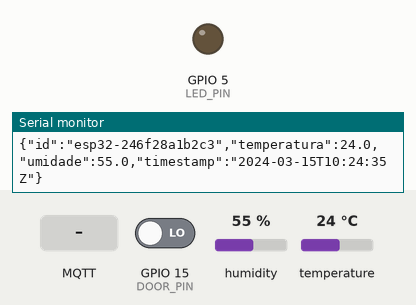
The sketch below on a simulated ESP32. Parts: output pins drawn as LEDs (lit = HIGH), the last lines printed to the serial monitor. The inputs (shaded band) are chosen by the test bench; at power-on: GPIO 15 (DOOR_PIN) LOW, humidity 55 %, temperature 24 °C. WiFi joins after 1.5 s; servers stay silent unless stated; the local clock reads 2024-03-15 10:24:30 at power-on unless the sketch sets it; no MQTT or app messages arrive unless stated.

Above: at 5.8 s.
5.9 s: MQTT message "L" arrives on the first subscribed topic
At 7.0 s:
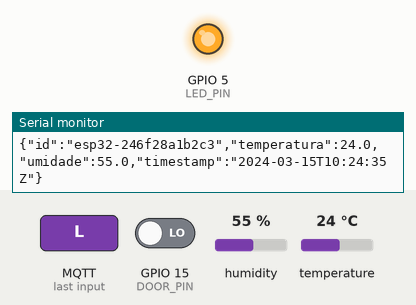
7.4 s: MQTT message "l" arrives on the first subscribed topic
At 8.1 s:
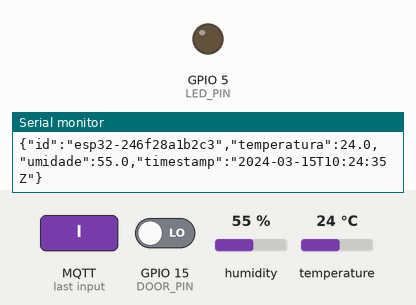
8.9 s: MQTT message "0" arrives on the third subscribed topic
At 21.1 s:
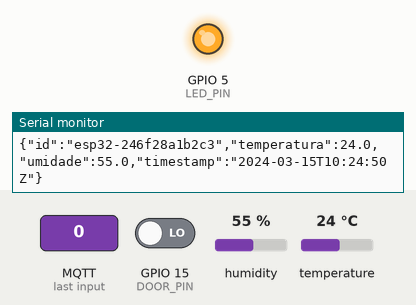
Timing chart, 0 to 22.6 s (numbered marks = the images above; inputs shaded):
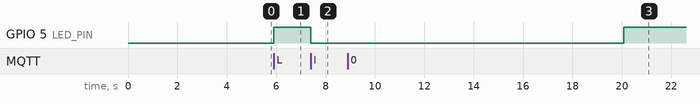

The sketch:

mqtt_esp32_limite_stma_v2.ino
```cpp
#include <WiFi.h>
#include <esp_mac.h>
#include <PubSubClient.h>
#include <DHT.h>
#include <time.h>
#include <math.h>
#include "config.h"

// MVP de bancada. Firmware TLS de produção permanece em mqtt_esp32_stma_tls.
constexpr uint8_t DHT_PIN = 4, LED_PIN = 5, DOOR_PIN = 15;
constexpr float HYSTERESIS = 0.5f;
DHT dht(DHT_PIN, DHT11);
WiFiClient network;
PubSubClient mqtt(network);
String deviceId, baseTopic;
String lastCommand;
bool ledOn = false, automatic = false, above = false, reevaluate = false;
float threshold = 0;
unsigned long lastSample = 0, lastReconnect = 0, lastWifi = 0;
void publishControl();

bool publish(const String& topic, const char* value, bool retained = false) {
  const bool ok = mqtt.publish(topic.c_str(), value, retained);
  if (!ok) Serial.println("Publicacao MQTT nao concluida");
  return ok;
}
void publishLed() {
  const char* text = ledOn ? "O LED está aceso" : "O LED está apagado";
  publish(baseTopic + "/led", text, true);
  if (LEGACY_PAGE_ENABLED) publish(String(MQTT_PREFIX) + "/led", text, true);
}
void setLed(bool on) {
  ledOn = on;
  digitalWrite(LED_PIN, on ? HIGH : LOW);
  publishLed();
}
void publishThreshold() {
  char value[16];
  if (automatic) snprintf(value, sizeof(value), "%.1f", threshold);
  else snprintf(value, sizeof(value), "off");
  publish(baseTopic + "/limite_atual", value, true);
  if (LEGACY_PAGE_ENABLED) publish(String(MQTT_PREFIX) + "/limite_atual", value, true);
}
void callback(char* topic, byte* payload, unsigned int length) {
  if (length == 0 || length >= 96) return;
  char value[96]; memcpy(value, payload, length); value[length] = '\0';
  String command(value); command.trim();
  const String received(topic);
  if (received == baseTopic + "/acionar") {
    // id|validade Unix UTC|tipo|valor. Comandos atrasados não acionam o dispositivo.
    const int a = command.indexOf('|'), b = command.indexOf('|', a + 1), c = command.indexOf('|', b + 1);
    if (a != 36 || b <= a || c <= b) return;
    const String id = command.substring(0, a), type = command.substring(b + 1, c), val = command.substring(c + 1);
    for (int i = 0; i < 36; i++) if (!isxdigit(id[i]) && id[i] != '-') return;
    const time_t utc = time(nullptr); const long expires = command.substring(a + 1, b).toInt();
    if (utc < 1704067200 || expires < utc || expires > utc + 30) return;
    if (id == lastCommand) { publishControl(); return; }
    if (type == "led") {
      if (automatic || (val != "L" && val != "l")) return;
      setLed(val == "L");
    } else if (type == "limite") {
      if (val == "off") { automatic = false; reevaluate = false; }
      else {
        char* end = nullptr; const float number = strtof(val.c_str(), &end);
        if (end == val.c_str() || *end != '\0' || !isfinite(number) || number < 0 || number > 50) return;
        threshold = number; automatic = true; reevaluate = true;
      }
      publishThreshold();
    } else return;
    lastCommand = id; publishControl(); return;
  }
  if (received == baseTopic + "/limite" || (LEGACY_PAGE_ENABLED && received == String(MQTT_PREFIX) + "/limite")) {
    if (command.equalsIgnoreCase("off")) { automatic = false; reevaluate = false; }
    else {
      char* end = nullptr;
      const float number = strtof(command.c_str(), &end);
      if (end == command.c_str() || *end != '\0' || !isfinite(number) || number < 0 || number > 50) return;
      threshold = number; automatic = true; reevaluate = true;
    }
    publishThreshold();
    lastCommand = ""; publishControl();
  } else if (received == baseTopic + "/comando" || (LEGACY_PAGE_ENABLED && received == String(MQTT_PREFIX) + "/publisher")) {
    // Para comando manual persistir, desative o automático primeiro.
    if (automatic) { publishLed(); return; }
    if (command == "L") setLed(true);
    else if (command == "l") setLed(false);
    lastCommand = ""; publishControl();
  }
}
void publishControl() {
  char value[256], limit[16], command[40];
  if (automatic) snprintf(limit, sizeof(limit), "%.1f", threshold); else snprintf(limit, sizeof(limit), "null");
  if (lastCommand.length()) snprintf(command, sizeof(command), "\"%s\"", lastCommand.c_str()); else snprintf(command, sizeof(command), "null");
  snprintf(value, sizeof(value), "{\"id\":\"%s\",\"led\":%s,\"limite\":%s,\"comando_id\":%s}", deviceId.c_str(), ledOn ? "true" : "false", limit, command);
  publish(baseTopic + "/controle", value, false);
}
void applyThreshold(float temperature) {
  if (!automatic) return;
  bool next = above;
  if (reevaluate) { next = temperature >= threshold; reevaluate = false; }
  else if (!above && temperature >= threshold) next = true;
  else if (above && temperature < threshold - HYSTERESIS) next = false;
  above = next;
  if (ledOn != next) setLed(next);
}
void reconnect(unsigned long now) {
  if (now - lastReconnect < 5000) return;
  lastReconnect = now;
  const String status = baseTopic + "/status";
  const String clientId = "stma-v2-" + deviceId;
  if (mqtt.connect(clientId.c_str(), nullptr, nullptr, status.c_str(), 1, true, "offline")) {
    publish(status, "online", true);
    mqtt.subscribe((baseTopic + "/comando").c_str(), 1);
    mqtt.subscribe((baseTopic + "/acionar").c_str(), 1);
    mqtt.subscribe((baseTopic + "/limite").c_str(), 1);
    if (LEGACY_PAGE_ENABLED) {
      mqtt.subscribe((String(MQTT_PREFIX) + "/publisher").c_str(), 1);
      mqtt.subscribe((String(MQTT_PREFIX) + "/limite").c_str(), 1);
    }
    publishLed(); publishThreshold();
    lastSample = now - SAMPLE_MS;
    Serial.println("MQTT conectado");
  }
}
void setup() {
  Serial.begin(115200);
  pinMode(LED_PIN, OUTPUT); digitalWrite(LED_PIN, LOW);
  pinMode(DOOR_PIN, INPUT);
  dht.begin();
  WiFi.mode(WIFI_STA);
  // Lê o MAC de hardware; WiFi.macAddress() pode retornar zeros antes da conexão.
  uint8_t mac[6];
  if (esp_read_mac(mac, ESP_MAC_WIFI_STA) != ESP_OK) {
    Serial.println("Falha ao ler identificador de hardware; reiniciando");
    delay(1000); ESP.restart(); return;
  }
  char identifier[24];
  snprintf(identifier, sizeof(identifier), "esp32-%02x%02x%02x%02x%02x%02x", mac[0], mac[1], mac[2], mac[3], mac[4], mac[5]);
  deviceId = identifier;
  baseTopic = String(MQTT_PREFIX) + "/" + deviceId;
  WiFi.setAutoReconnect(true); WiFi.begin(WIFI_SSID, WIFI_PASSWORD);
  // UTC. Sem relógio sincronizado o JSON omite timestamp; backend usa recebimento.
  configTime(0, 0, "pool.ntp.org", "time.google.com");
  mqtt.setServer(MQTT_HOST, MQTT_PORT);
  mqtt.setCallback(callback); mqtt.setBufferSize(512);
  mqtt.setKeepAlive(30); mqtt.setSocketTimeout(3);
  Serial.println(deviceId);
}
void loop() {
  const unsigned long now = millis();
  if (WiFi.status() != WL_CONNECTED) {
    if (now - lastWifi >= 10000) { lastWifi = now; WiFi.reconnect(); }
    delay(5); return;
  }
  if (!mqtt.connected()) { reconnect(now); delay(5); return; }
  mqtt.loop();
  if (now - lastSample < SAMPLE_MS) { delay(1); return; }
  lastSample = now;
  // Repetir estado permite recuperar a porta se backend estiver indisponível.
  // O banco grava somente mudanças, e não uma linha a cada publicação.
  const char* door = digitalRead(DOOR_PIN) == HIGH ? "Porta Fechada" : "Porta Aberta";
  publish(baseTopic + "/porta", door);
  if (LEGACY_PAGE_ENABLED) publish(String(MQTT_PREFIX) + "/porta", door);
  const float t = dht.readTemperature(), h = dht.readHumidity();
  if (!isfinite(t) || !isfinite(h) || t < 0 || t > 50 || h < 0 || h > 100) {
    Serial.println("DHT11: leitura invalida; nenhuma telemetria publicada"); return;
  }
  applyThreshold(t);
  char buffer[256], timestamp[32] = "";
  const time_t utc = time(nullptr);
  if (utc >= 1704067200) {
    struct tm tmUtc; gmtime_r(&utc, &tmUtc);
    strftime(timestamp, sizeof(timestamp), "%Y-%m-%dT%H:%M:%SZ", &tmUtc);
  }
  if (timestamp[0]) snprintf(buffer, sizeof(buffer), "{\"id\":\"%s\",\"temperatura\":%.1f,\"umidade\":%.1f,\"timestamp\":\"%s\"}", deviceId.c_str(), t, h, timestamp);
  else snprintf(buffer, sizeof(buffer), "{\"id\":\"%s\",\"temperatura\":%.1f,\"umidade\":%.1f}", deviceId.c_str(), t, h);
  publish(baseTopic + "/dados", buffer, false); Serial.println(buffer);
  // Compatibilidade visual com a página antiga; o backend grava somente /dados.
  snprintf(buffer, sizeof(buffer), "%.1f", t);
  publish(baseTopic + "/temperatura", buffer);
  if (LEGACY_PAGE_ENABLED) publish(String(MQTT_PREFIX) + "/temperatura", buffer);
  snprintf(buffer, sizeof(buffer), "%.1f", h);
  publish(baseTopic + "/umidade", buffer);
  if (LEGACY_PAGE_ENABLED) publish(String(MQTT_PREFIX) + "/umidade", buffer);
  publishLed(); publishThreshold();
  publishControl();
}
```

config.example.h
```cpp
#pragma once
// Copie para config.h (ignorado pelo Git). Nunca publique a senha Wi-Fi.
const char* WIFI_SSID = "SUA_REDE";
const char* WIFI_PASSWORD = "SUA_SENHA";
const char* MQTT_HOST = "broker.hivemq.com";
const uint16_t MQTT_PORT = 1883;
const char* MQTT_PREFIX = "stma";
// Compatibilidade com a página HTML original. Tópicos globais são apenas para bancada.
const bool LEGACY_PAGE_ENABLED = true;
const unsigned long SAMPLE_MS = 15000;
```

Measured:
- after the input at 5.9 s, GPIO 5 (LED_PIN): LOW → HIGH at once
- after the input at 7.4 s, GPIO 5 (LED_PIN): HIGH → LOW at once
- after the input at 8.9 s, GPIO 5 (LED_PIN): LOW → HIGH after 11.2 s
